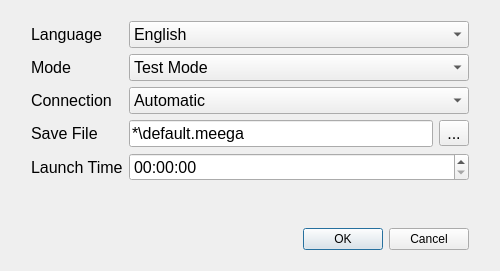
<?xml version="1.0" encoding="UTF-8"?>
<ui version="4.0">
 <class>StartDialog</class>
 <widget class="QDialog" name="StartDialog">
  <property name="windowModality">
   <enum>Qt::WindowModality::ApplicationModal</enum>
  </property>
  <property name="enabled">
   <bool>true</bool>
  </property>
  <property name="geometry">
   <rect>
    <x>0</x>
    <y>0</y>
    <width>500</width>
    <height>271</height>
   </rect>
  </property>
  <property name="sizePolicy">
   <sizepolicy hsizetype="Fixed" vsizetype="Fixed">
    <horstretch>0</horstretch>
    <verstretch>0</verstretch>
   </sizepolicy>
  </property>
  <property name="font">
   <font>
    <pointsize>12</pointsize>
   </font>
  </property>
  <property name="windowTitle">
   <string>Groundstation Start</string>
  </property>
  <property name="locale">
   <locale language="English" country="Germany"/>
  </property>
  <property name="sizeGripEnabled">
   <bool>false</bool>
  </property>
  <property name="modal">
   <bool>true</bool>
  </property>
  <layout class="QGridLayout" name="gridLayout">
   <item row="4" column="1">
    <spacer name="verticalSpacer_2">
     <property name="orientation">
      <enum>Qt::Orientation::Vertical</enum>
     </property>
     <property name="sizeType">
      <enum>QSizePolicy::Policy::Minimum</enum>
     </property>
     <property name="sizeHint" stdset="0">
      <size>
       <width>20</width>
       <height>10</height>
      </size>
     </property>
    </spacer>
   </item>
   <item row="0" column="1">
    <spacer name="verticalSpacer_3">
     <property name="orientation">
      <enum>Qt::Orientation::Vertical</enum>
     </property>
     <property name="sizeType">
      <enum>QSizePolicy::Policy::Minimum</enum>
     </property>
     <property name="sizeHint" stdset="0">
      <size>
       <width>20</width>
       <height>10</height>
      </size>
     </property>
    </spacer>
   </item>
   <item row="3" column="0">
    <spacer name="horizontalSpacer_2">
     <property name="orientation">
      <enum>Qt::Orientation::Horizontal</enum>
     </property>
     <property name="sizeType">
      <enum>QSizePolicy::Policy::Minimum</enum>
     </property>
     <property name="sizeHint" stdset="0">
      <size>
       <width>20</width>
       <height>20</height>
      </size>
     </property>
    </spacer>
   </item>
   <item row="3" column="1">
    <layout class="QHBoxLayout" name="horizontalLayout">
     <item>
      <widget class="QDialogButtonBox" name="buttonBox">
       <property name="sizePolicy">
        <sizepolicy hsizetype="Expanding" vsizetype="Fixed">
         <horstretch>0</horstretch>
         <verstretch>0</verstretch>
        </sizepolicy>
       </property>
       <property name="font">
        <font>
         <pointsize>9</pointsize>
        </font>
       </property>
       <property name="locale">
        <locale language="English" country="Germany"/>
       </property>
       <property name="orientation">
        <enum>Qt::Orientation::Horizontal</enum>
       </property>
       <property name="standardButtons">
        <set>QDialogButtonBox::StandardButton::Cancel|QDialogButtonBox::StandardButton::Ok</set>
       </property>
       <property name="centerButtons">
        <bool>false</bool>
       </property>
      </widget>
     </item>
    </layout>
   </item>
   <item row="2" column="1">
    <spacer name="verticalSpacer">
     <property name="orientation">
      <enum>Qt::Orientation::Vertical</enum>
     </property>
     <property name="sizeType">
      <enum>QSizePolicy::Policy::Expanding</enum>
     </property>
     <property name="sizeHint" stdset="0">
      <size>
       <width>20</width>
       <height>20</height>
      </size>
     </property>
    </spacer>
   </item>
   <item row="3" column="2">
    <spacer name="horizontalSpacer">
     <property name="orientation">
      <enum>Qt::Orientation::Horizontal</enum>
     </property>
     <property name="sizeType">
      <enum>QSizePolicy::Policy::Minimum</enum>
     </property>
     <property name="sizeHint" stdset="0">
      <size>
       <width>20</width>
       <height>20</height>
      </size>
     </property>
    </spacer>
   </item>
   <item row="1" column="1">
    <layout class="QFormLayout" name="formLayout">
     <item row="1" column="0">
      <widget class="QLabel" name="modeLabel">
       <property name="text">
        <string>Mode</string>
       </property>
      </widget>
     </item>
     <item row="1" column="1">
      <widget class="QComboBox" name="modeComboBox">
       <item>
        <property name="text">
         <string>Test Mode</string>
        </property>
       </item>
       <item>
        <property name="text">
         <string>Flight Mode</string>
        </property>
       </item>
      </widget>
     </item>
     <item row="2" column="0">
      <widget class="QLabel" name="connectionLabel">
       <property name="text">
        <string>Connection</string>
       </property>
      </widget>
     </item>
     <item row="2" column="1">
      <widget class="QComboBox" name="connectionComboBox">
       <property name="enabled">
        <bool>true</bool>
       </property>
       <property name="editable">
        <bool>false</bool>
       </property>
       <property name="currentIndex">
        <number>0</number>
       </property>
       <property name="frame">
        <bool>true</bool>
       </property>
       <property name="modelColumn">
        <number>0</number>
       </property>
       <item>
        <property name="text">
         <string>Automatic</string>
        </property>
       </item>
       <item>
        <property name="text">
         <string>Manual</string>
        </property>
       </item>
      </widget>
     </item>
     <item row="3" column="0">
      <widget class="QLabel" name="saveFileLabel">
       <property name="text">
        <string>Save File</string>
       </property>
      </widget>
     </item>
     <item row="3" column="1">
      <layout class="QHBoxLayout" name="horizontalLayout_3">
       <item>
        <widget class="QLineEdit" name="saveFileEdit">
         <property name="text">
          <string>*\default.meega</string>
         </property>
        </widget>
       </item>
       <item>
        <widget class="QToolButton" name="saveFileButton">
         <property name="text">
          <string>...</string>
         </property>
         <property name="arrowType">
          <enum>Qt::ArrowType::NoArrow</enum>
         </property>
        </widget>
       </item>
      </layout>
     </item>
     <item row="0" column="0">
      <widget class="QLabel" name="languageLabel">
       <property name="text">
        <string>Language</string>
       </property>
      </widget>
     </item>
     <item row="0" column="1">
      <widget class="QComboBox" name="languageComboBox">
       <item>
        <property name="text">
         <string notr="true">English</string>
        </property>
       </item>
       <item>
        <property name="text">
         <string notr="true">Deutsch</string>
        </property>
       </item>
      </widget>
     </item>
     <item row="4" column="0">
      <widget class="QLabel" name="launchTimeLabel">
       <property name="text">
        <string>Launch Time</string>
       </property>
      </widget>
     </item>
     <item row="4" column="1">
      <widget class="QTimeEdit" name="launchTimeTimeEdit">
       <property name="currentSection">
        <enum>QDateTimeEdit::Section::HourSection</enum>
       </property>
       <property name="displayFormat">
        <string>HH:mm:ss</string>
       </property>
       <property name="timeSpec">
        <enum>Qt::TimeSpec::LocalTime</enum>
       </property>
      </widget>
     </item>
    </layout>
   </item>
  </layout>
 </widget>
 <resources/>
 <connections>
  <connection>
   <sender>buttonBox</sender>
   <signal>rejected()</signal>
   <receiver>StartDialog</receiver>
   <slot>reject()</slot>
   <hints>
    <hint type="sourcelabel">
     <x>316</x>
     <y>260</y>
    </hint>
    <hint type="destinationlabel">
     <x>286</x>
     <y>274</y>
    </hint>
   </hints>
  </connection>
  <connection>
   <sender>buttonBox</sender>
   <signal>accepted()</signal>
   <receiver>StartDialog</receiver>
   <slot>accept()</slot>
   <hints>
    <hint type="sourcelabel">
     <x>248</x>
     <y>254</y>
    </hint>
    <hint type="destinationlabel">
     <x>157</x>
     <y>274</y>
    </hint>
   </hints>
  </connection>
 </connections>
</ui>
